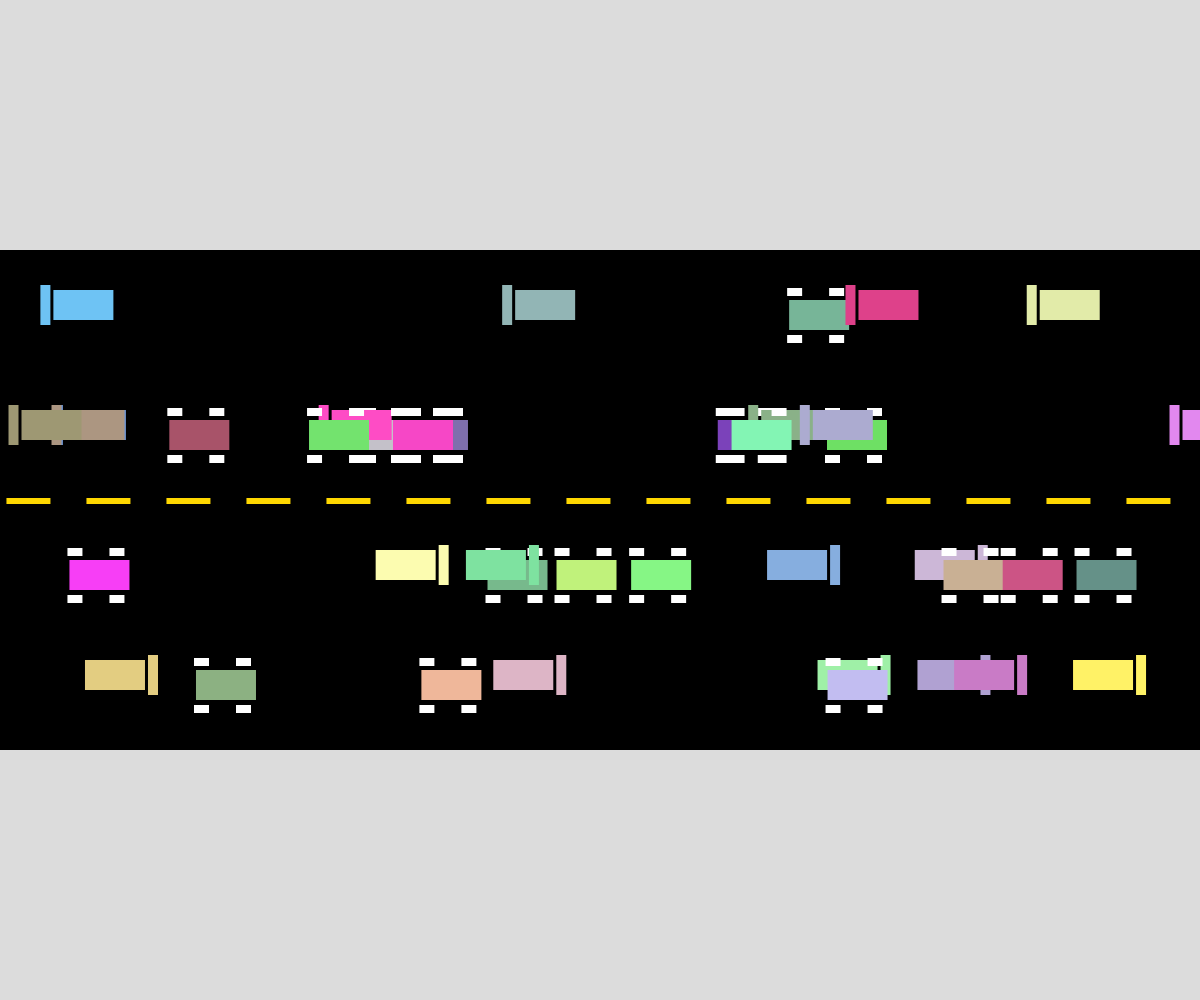
Frame 1 (no input)
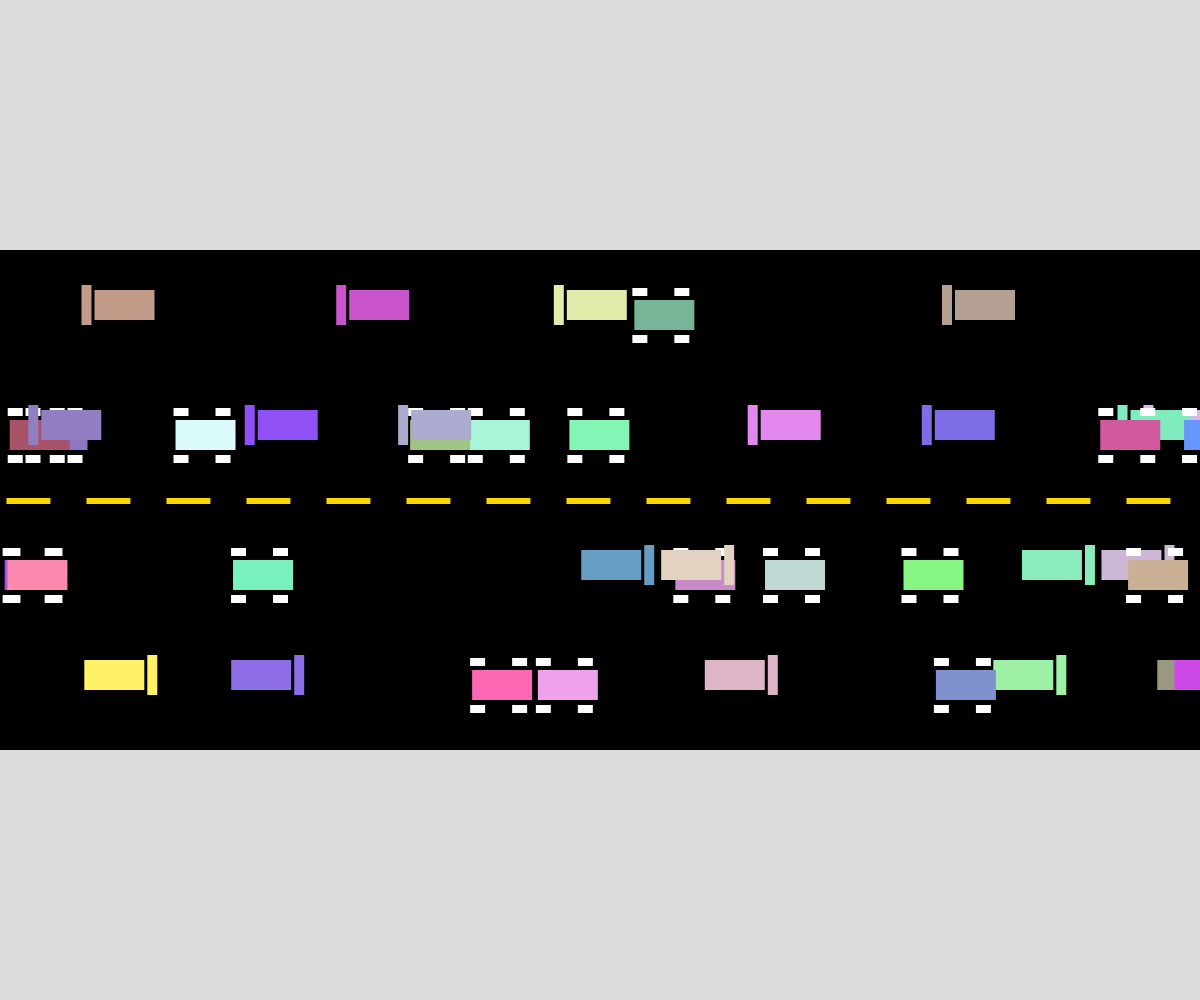
Frame 60 (no input)
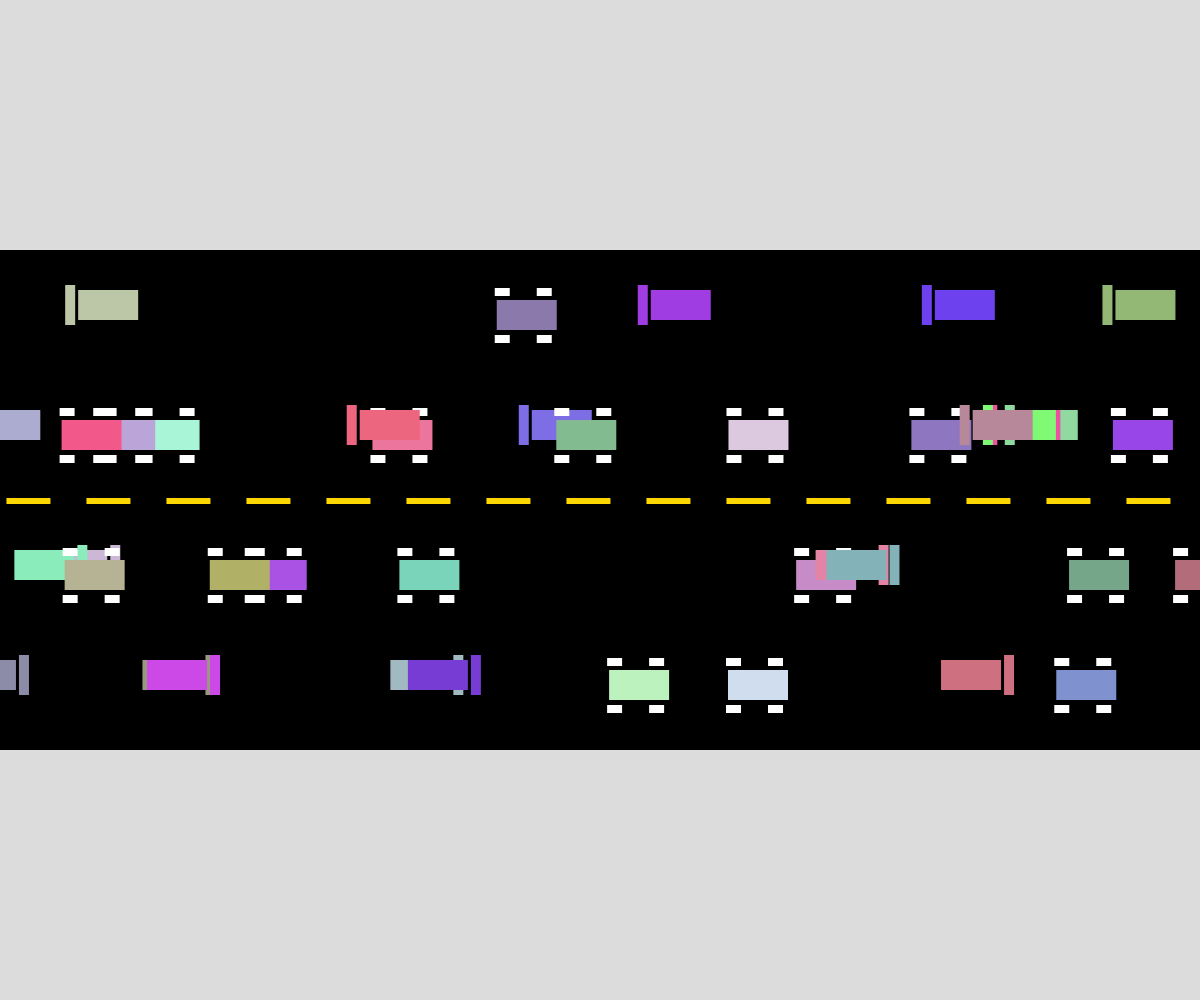
Frame 120 (the mouse pressed at the canvas centre since frame 60)

The p5.js sketch that drew these frames (run headless with seeded random() and noise() and a simulated clock; from frame 60 on, the mouse is pressed at the canvas centre):

// p5.js sketch
// ── sketch.js
// Cars Project!
// Sophia
//Date Start: 10/20/2026
//Date Finish:


// GLOBAL Variables
let eastbound = [];
let westbound = [];
let trafficLight;

// ------------- SETUP --------------------
async function setup() {
  createCanvas(windowWidth, windowHeight);
  myCar = new Vehicle(100,height/2 + 40, 0,1,2, 0);

  // SETUP variables
  let westLanes = [height * 0.30, height * 0.42];
  let eastLanes = [height * 0.56, height * 0.67];



  //WESTBOUND NEGATIVE SPEEDS
  for (let i = 0; i < 20; i++) {
    let x = random(width);
    let y = random(westLanes);
    let type = random([0,1]);
    westbound.push(new Vehicle(x, y, type, 0, random(-9, -2)));
  }

  //EASTBOUND POSITIVE SPEEDS
  for (let i = 0; i < 20; i++) {
    let x = random(width);
    let y = random(eastLanes);
    let type = random([0,1]);
    eastbound.push(new Vehicle(x, y,type, 1, random(2, 5)));
  }

}

// ----------------------- DRAWING FUNCTIONS ----------------------
function draw() {
  background(220);
  drawRoad();
  for (let i = 0; i < westbound.length; i++) {
    westbound[i].action();
  }

  for (let i = 0; i < eastbound.length; i++) {
    eastbound[i].action();
  }
}

function drawRoad(){
  fill("black");
  noStroke();
  rect(0,height/4,width,height/2);
  fill("gold");//gold is used for realism and
  stroke("gold"); // represents two way traffic
  strokeWeight(4);

  //lane dashes across width of the screen
  for(let i = 0; i < width; i++){
    rect(width/142 + (i * 80),height/2,40,2);
  }
}

// ------------- CLASS VEHICLE --------------------------------------

class Vehicle{

  constructor(x,y,type, direction,xSpeed,c ){
    this.x = x; this.y = y; this.c = c;
    this.type = type;
    this.direction = direction;
    this.xSpeed = xSpeed;
    this.c = c;
    this.changeColor();

  }    
  

  // ------ MAIN DISPLAY -----------
  display(){
    if (random(1) < 0.01){ //colour flash!
      this.changeColor();
    }

    if(this.type === 0){ //car display
      //car body
      fill(this.c);
      noStroke();
      rect(this.x, this.y,60,30);

      //wheels
      fill("white");
      rect(this.x - 2, this.y +35 ,15,8);
      rect(this.x - 2, this.y -12 ,15,8);
      rect(this.x +40, this.y +35 ,15,8);
      rect(this.x +40, this.y -12 ,15,8);
    }


    if(this.type === 1){
      //truck body
      fill(this.c);
      noStroke();
      rect(this.x -10, this.y- 10, 60,30); 


      //FRONT OF TRUCK & DIRECTION CASES
      //for eastbound
      if (this.direction === 1){
        rect(this.x +53, this.y- 15, 10,40);
      //first argument creates the small gap
      }
      //for westbound
      else{
        rect(this.x - 23, this.y - 15, 10,40);
      }
  
    }


  }

  move(){
    this.x += this.xSpeed; //update position by speed

    //wrap!
    if(this.x> width){
      this.x = -60;
    }
    else if(this.x < -60){
      this.x = width; //
    }


  }
  speedUp(){
    if (this.direction === 1) {
      this.xSpeed = min(15, this.xSpeed + 0.5);
    } else {
      this.xSpeed = max(-15, this.xSpeed - 0.5);
    }

  }
  speedDown(){
    if (this.direction === 1) {
      this.xSpeed = max(0, this.xSpeed - 0.5);
    } else {
      this.xSpeed = min(0, this.xSpeed + 0.5);
    }

  }
  changeColor(){
    this.c = color(random(100,255), random(60,255), random(100,255));
    //100,255 makes the colours more pastel hehe

  }
  action(){
    this.move();

    // 1% chance per frame (random(1) < 0.01)
    if (random(1) < 0.01) {
      this.speedUp();
    }
    if (random(1) < 0.01) {
      this.speedDown();
    }
    if (random(1) < 0.01) {
      this.changeColor();
    }

    this.display();
  }

}


class TrafficLight{


}


//to do list:
//make the  trucks face the proper way in westbound
